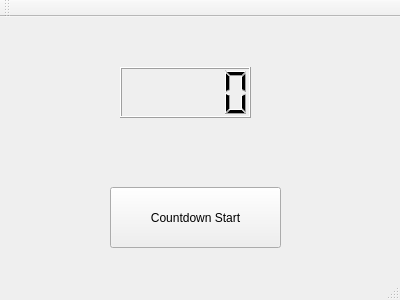
<?xml version="1.0" encoding="UTF-8"?>
<ui version="4.0">
 <class>MainWindow</class>
 <widget class="QMainWindow" name="MainWindow">
  <property name="geometry">
   <rect>
    <x>0</x>
    <y>0</y>
    <width>400</width>
    <height>300</height>
   </rect>
  </property>
  <property name="windowTitle">
   <string>MainWindow</string>
  </property>
  <widget class="QWidget" name="centralWidget">
   <widget class="QLCDNumber" name="lcdNumber">
    <property name="geometry">
     <rect>
      <x>120</x>
      <y>50</y>
      <width>131</width>
      <height>51</height>
     </rect>
    </property>
   </widget>
   <widget class="QPushButton" name="pushButton">
    <property name="geometry">
     <rect>
      <x>110</x>
      <y>170</y>
      <width>171</width>
      <height>61</height>
     </rect>
    </property>
    <property name="text">
     <string>Countdown Start</string>
    </property>
   </widget>
  </widget>
  <widget class="QMenuBar" name="menuBar">
   <property name="geometry">
    <rect>
     <x>0</x>
     <y>0</y>
     <width>400</width>
     <height>22</height>
    </rect>
   </property>
  </widget>
  <widget class="QToolBar" name="mainToolBar">
   <attribute name="toolBarArea">
    <enum>TopToolBarArea</enum>
   </attribute>
   <attribute name="toolBarBreak">
    <bool>false</bool>
   </attribute>
  </widget>
  <widget class="QStatusBar" name="statusBar"/>
 </widget>
 <layoutdefault spacing="6" margin="11"/>
 <resources/>
 <connections/>
</ui>
